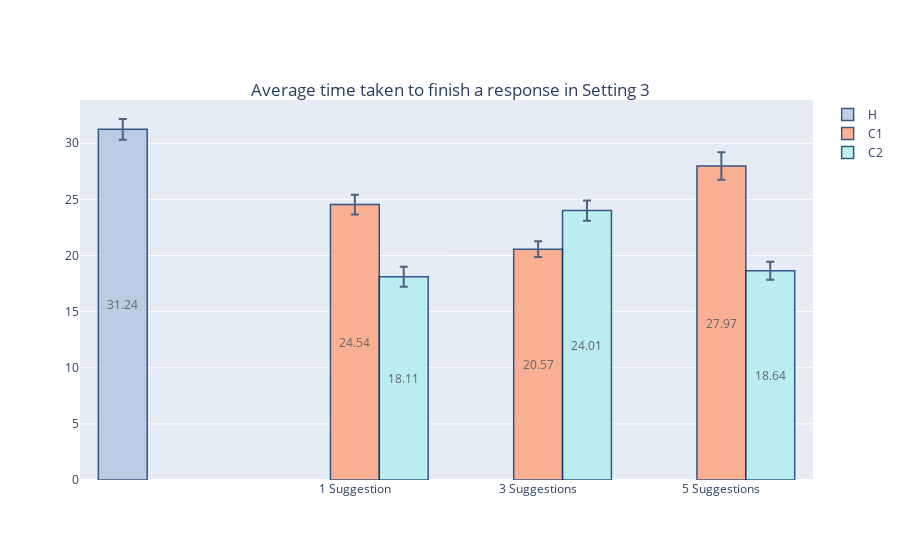

Notebook code for this chart:
### Code cell
colors = ['#FAEBD7', '#FFA07A', '#B0C4DE', '#AFEEEE', '#8FBC8F']
x = ['1 Suggestion', '3 Suggestions', '5 Suggestions']
fig = go.Figure()

xHuman = ['']
yHuman = [Set1]
yHumanErorr = [np.std(z)/math.sqrt(len(z)) for z in yHuman] 
yHuman = [round(statistics.mean(z), 2) for z in yHuman]

fig.add_trace(go.Bar(
    name='H',
    x=xHuman, y=yHuman, text=yHuman, textposition='inside',insidetextanchor='middle',
    marker_color='#B0C4DE',
    marker_line_color='rgb(8,48,107)', marker_line_width=1.5, opacity=0.8,
    error_y=dict(type='data', array=yHumanErorr)
))

ySuggOnly = [sugg1, sugg3, sugg5]
ySuggOnlyErorr = [np.std(z)/math.sqrt(len(z)) for z in ySuggOnly] 
ySuggOnly = [round(statistics.mean(z), 2) for z in ySuggOnly]

fig.add_trace(go.Bar(
    name='C1',
    x=x, y=ySuggOnly, text=ySuggOnly, textposition='inside',insidetextanchor='middle',
    marker_color='lightsalmon',
    marker_line_color='rgb(8,48,107)', marker_line_width=1.5, opacity=0.8,
    error_y=dict(type='data', array=ySuggOnlyErorr)
))

yAutoSugg = [autoSugg1, autoSugg3, autoSugg5]
yAutoSuggErorr = [np.std(z)/math.sqrt(len(z)) for z in yAutoSugg] 
yAutoSugg = [round(statistics.mean(z), 2) for z in yAutoSugg]

fig.add_trace(go.Bar(
    name='C2',
    x=x, y=yAutoSugg, text=yAutoSugg, textposition='inside',insidetextanchor='middle',
    marker_color='#AFEEEE',
    marker_line_color='rgb(8,48,107)', marker_line_width=1.5, opacity=0.8,
    error_y=dict(type='data', array=yAutoSuggErorr)
))


fig.update_layout(
    title={
        'text': 'Average time taken to finish a response in Setting 3',
        'y':0.85,
        'x':0.5,
        'xanchor': 'center',
        'yanchor': 'top'})

fig.show()

### Figure 1 — Plotly figure (JSON) as saved in the notebook; plotly's stock layout.template omitted (floating-point values rounded to 4 significant figures)
{"data": [{"error_y": {"array": [0.9236], "type": "data"}, "insidetextanchor": "middle", "marker": {"color": "#B0C4DE", "line": {"color": "rgb(8,48,107)", "width": 1.5}}, "name": "H", "opacity": 0.8, "text": ["31.24"], "textposition": "inside", "type": "bar", "x": [""], "y": [31.24]}, {"error_y": {"array": [0.8775, 0.7052, 1.229], "type": "data"}, "insidetextanchor": "middle", "marker": {"color": "lightsalmon", "line": {"color": "rgb(8,48,107)", "width": 1.5}}, "name": "C1", "opacity": 0.8, "text": ["24.54", "20.57", "27.97"], "textposition": "inside", "type": "bar", "x": ["1 Suggestion", "3 Suggestions", "5 Suggestions"], "y": [24.54, 20.57, 27.97]}, {"error_y": {"array": [0.8958, 0.9031, 0.8068], "type": "data"}, "insidetextanchor": "middle", "marker": {"color": "#AFEEEE", "line": {"color": "rgb(8,48,107)", "width": 1.5}}, "name": "C2", "opacity": 0.8, "text": ["18.11", "24.01", "18.64"], "textposition": "inside", "type": "bar", "x": ["1 Suggestion", "3 Suggestions", "5 Suggestions"], "y": [18.11, 24.01, 18.64]}], "layout": {"title": {"text": "Average time taken to finish a response in Setting 3", "x": 0.5, "xanchor": "center", "y": 0.85, "yanchor": "top"}}}
